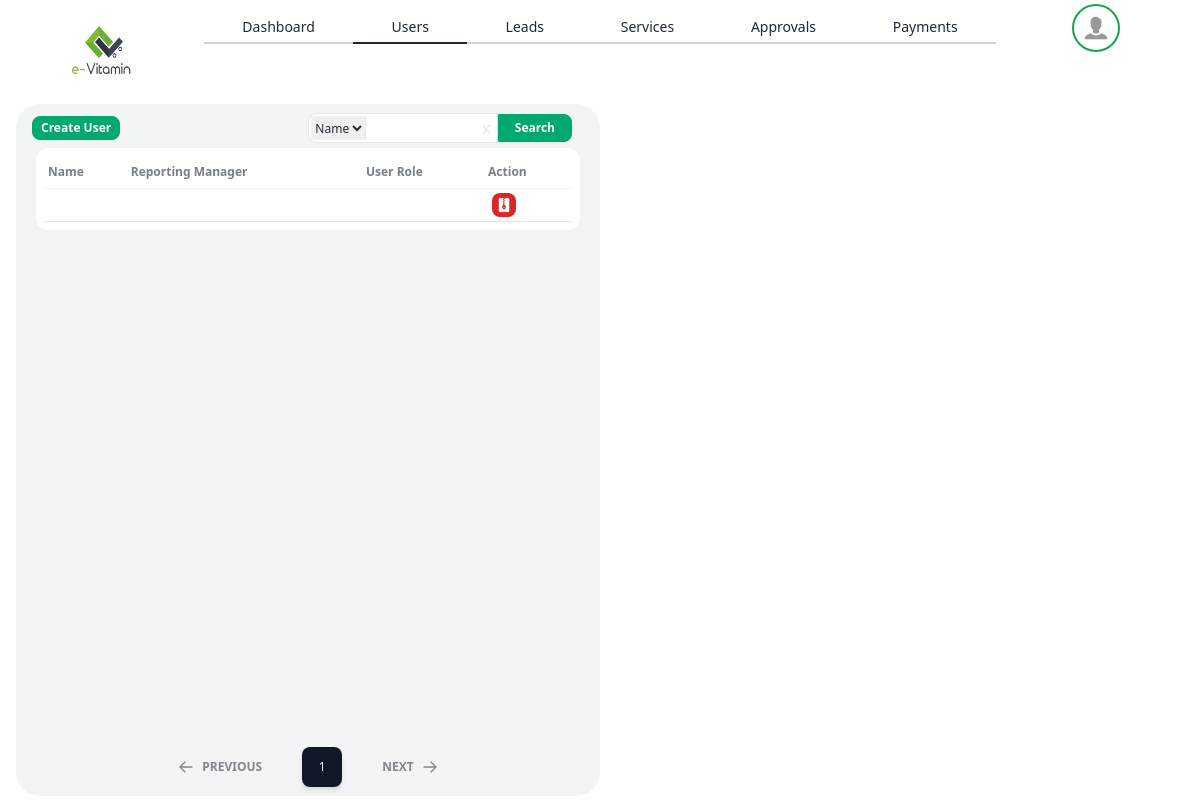
The page /users (signed in) on the database as committed earlier.
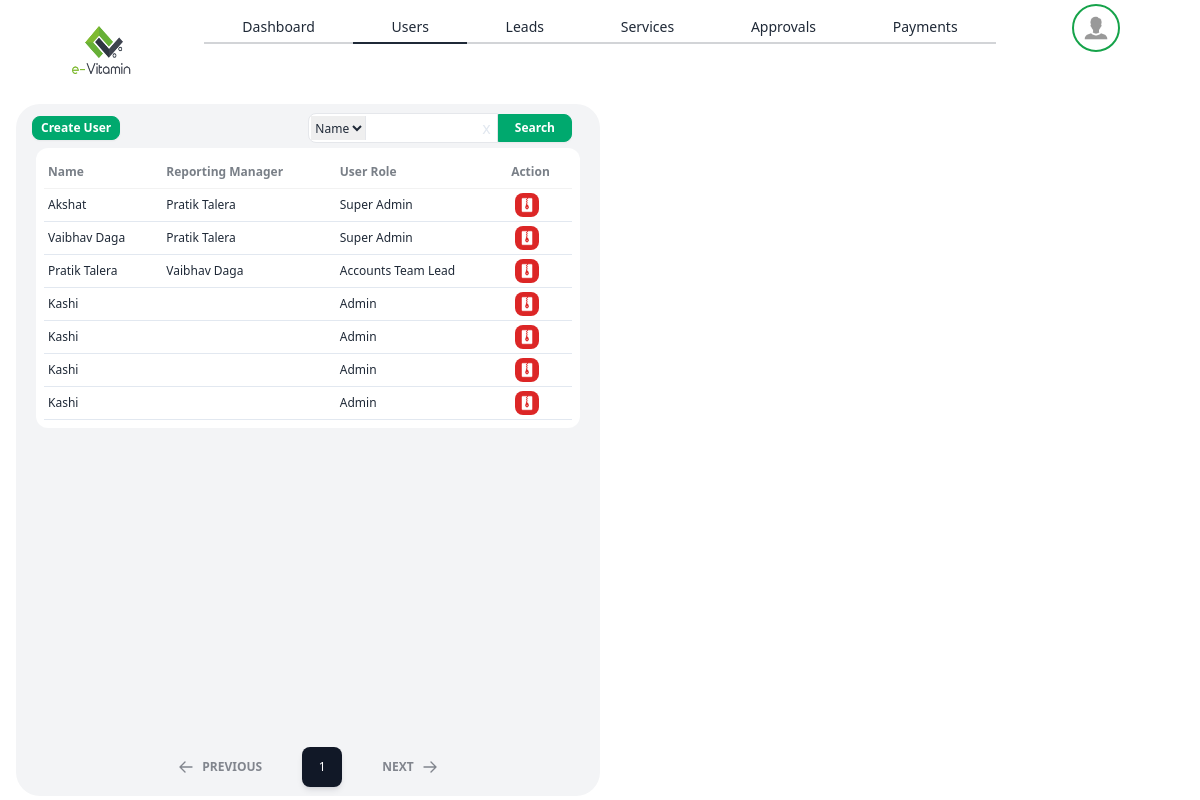
The same page on the database as committed later.
### account/models.py (models this page shows, shortened)
class UserAccount(AbstractBaseUser):
    email = models.EmailField(max_length = 200 , unique = True)
    name = models.CharField(max_length=100, null=False)
    user_role = models.ManyToManyField(UserRole)
    is_superuser = models.BooleanField(default=False)
    is_admin = models.BooleanField(default = False)
    is_staff = models.BooleanField(default = True)
    is_first_login = models.BooleanField(default = True)
    employee_status = models.ForeignKey(EmployeeStatus , on_delete=models.CASCADE, default=1)
    reporting_manager = models.ForeignKey("self", related_name = 'team_leaders_of' , on_delete=models.CASCADE, null=True, blank=True)
    program = models.ManyToManyField("leads.program")
    mobile_number = models.CharField(max_length=15, blank=True, default='')
    created_at = models.DateTimeField(auto_now_add=True)
    updated_at = models.DateTimeField(auto_now=True)
    created_by = models.ForeignKey('self', related_name = 'creator_of', on_delete=models.CASCADE, null=True, blank=True)
    user_token = models.CharField(max_length=300, blank=True, default=generate_random_code())
    employee_leaves = models.ManyToManyField(EmployeeLeaves, related_name='user_accounts')
    visibility = models.BooleanField(default=True)
    objects = UserAccountManager()
    USERNAME_FIELD = 'email'

class UserRole(models.Model):
    title = models.CharField(max_length=100, blank=True, default='')

### pages/views.py (the view, shortened to what this page needs)
# urls.py: path('users', usersFun, name='users'),
@login_required(login_url='/login')
def usersFun(request):
    if request.GET.get('page'):
        page = request.GET.get('page')
    else:
        page=1
        type='active'
    if request.GET.get('type'):
        type = request.GET.get('type')
    else:
        type='active'
    if request.user.user_role.filter(title='super_admin').exists() or request.user.user_role.filter(title='admin') or request.user.is_admin :
        if type == 'active':
            users = UserAccount.objects.filter(visibility=True)
        elif type == 'archive' :
            users = UserAccount.objects.filter(visibility=False)
        p = Paginator(users, 20)
        data = p.page(page)
        user_role = UserRole.objects.all()
        employee_status = EmployeeStatus.objects.all()
        lead_filter_tabs = [ 'all', 'yet_to_contact', 'pitch_in_progress', 'follow_up', 'payment_pending', 'validation_pending', 'assign_associate_pending', 'not_interested', 'dead_lead', 'subscription_started'  ]
        segment_data = Segment.objects.filter(visibility=True)
        service_data = Service.objects.filter(visibility=True)
        marketplace_data = Marketplace.objects.filter(visibility=True)
        program_data = Program.objects.filter(visibility=True)
        return HttpResponse(render(request, 'users.html', context={'data':data, 'program': program_data, 'current_page': page, 'dropdown_data': [{'segment' : segment_data, 'service' : service_data, 'marketplace' : marketplace_data, 'program' : program_data}], 'user_role': user_role, 'employee_status': employee_status,  }))
    else:
        messages.success(request, 'you are not authorized for this action!')
        return HttpResponse(render(request, 'users.html'))

### account/models.py (called while the page is built)
    def __str__(self): return str(self.title)

### pages/templatetags/poll_extras.py (called while the page is built)
def customreplacespace(a, b, *args, **kwargs):
    return a.replace(b,' ')

def role_validity(user,role):
    return user.user_role.filter(title=role).exists()

### pages/templates/users.html (shortened to what this page needs)
{% extends "layout/layout.html" %}
{% block page_body %}
{% load static %}
{% load poll_extras %}
<div class="w-full h-full py-1 px-4 flex">
    <div class="w-1/2 h-full p-1 px-3 rounded-3xl bg-gray-100 ">
        <div class="h-[40px] p-1 flex justify-between">
            <div class="flex justify-center items-center">
                <button class="create_user btn btn-success text-white btn-xs text-xs">Create User</button>
            </div>
            <div class="h-full flex items-center justify-end">
                {% with request.GET.type|default:'active' as parameter_value %}
                    {% if parameter_value == 'active' %}
                        <div class="flex mx-3 items-center">
                            <div class=" border rounded-s-lg p-0.5 flex bg-white">
                                <select class="h-6 user_search_selection border-r text-xs">
                                    <option value="name">Name</option>
                                </select>
                                <input type="text" class="h-6 w-28 user_search outline-none text-xs">
                                <div class="h-6 flex items-center justify-center px-1 cursor-pointer text-slate-200 hover:text-slate-400 clear_button selection-none">x</div>
                            </div>
                            <button class=" user_search_selection_submit rounded-s-none btn btn-success text-white h-6 min-h-7 text-xs">Search</button>
                        </div>
                    {% endif %}
                {% endwith %}
            </div>
        </div>
        <div class="w-full h-[calc(100%-90px)] flex flex-col px-2 rounded-xl">
            <div class="overflow-x-auto bg-white p-2 rounded-xl">
                <table class="table">
                  <thead>
                    <tr>
                      <th class="py-2 px-1 ">Name</th>
                      <th class="py-2 px-1 ">Reporting Manager</th>
                      <th class="py-2 px-1 ">User Role</th>
                      <th class="py-2 px-1 ">Action</th>
                    </tr>
                  </thead>
                  <tbody class="main_table text-xs">
                    {%for d in data%}
                    <tr class="border-b border-slate-200 view_edit cursor-pointer"
                        data-user-id="{{d.id}}"
                        data-name="{{d.name}}"
                        data-email="{{d.email}}"
                        data-mobile-number="{{d.mobile_number}}"
                        data-user-role-id="{{d.user_role.first.id}}"
                        data-user-role="{{d.user_role.first.title}}"
                        data-reporting-manager-id = "{{d.reporting_manager.id}}"
                        data-reporting-manager-name = "{{d.reporting_manager.name}}"
                        {% comment %} data-role-type = "{{d.role_type}}" {% endcomment %}
                        data-employee-status = "{{d.employee_status.id}}" ,
                        {% comment %} program : e.getAttribute('data-program'), {% endcomment %}
                        {% comment %} data-service="[{% for s in d.service.all %}{{s.id}},{% endfor %}]" {% endcomment %}
                        {% comment %} data-marketplace="[{% for s in d.marketplace.all %}{{s.id}},{% endfor %}]" {% endcomment %}
                        {% comment %} data-marketplace="[{% for s in d.marketplace.all %}{{s.id}},{% endfor %}]" {% endcomment %}
                        {% comment %} data-program="[ {% if d.program %}{% for s in d.program.all %}{{s.id}},{% endfor %}{% endif %}]" {% endcomment %}
                        {% comment %} data-sub-program="[{% for s in d.sub_program.all %}{{s.id}},{% endfor %}]" {% endcomment %}>
                        <td class="p-1 capitalize">{{d.name}}</td>
                        <td class="p-1 capitalize">{{d.reporting_manager.name}}</td>
                        <td class="p-1 capitalize"> {% for ur in d.user_role.all %}{{ ur.title|customreplacespace:"_" }}</br>{% endfor %}</td>
                        <td class="p-1">
                            <div class="w-full h-full flex">
                                {% with request.GET.type as parameter_value %}
                                    {% if not parameter_value or parameter_value == 'active' %}
                                        <div data-user-id="{{d.id}}" data-tip="Archive" class='archive_user tooltip-open tool_tip cursor-pointer h-6 w-6 flex justify-center items-center bg-red-600 rounded-lg mx-1 p-1'><img src="{% static "assets/images/action_delete_white.png" %}"></div>
                                    {% elif parameter_value and parameter_value == 'archive' %}
                                        <div data-user-id="{{d.id}}" data-tip="Restore" class='restore_user tooltip-open tool_tip cursor-pointer h-6 w-6 flex justify-center items-center bg-[#5BABE5] rounded-lg mx-1 p-1'><img src="{% static "assets/images/action_restore_white.png" %}"></div>
                                    {% endif %}
                                {% endwith %}
                          </div>
                          </td>
                      </tr>
                    {% endfor %}
                  </tbody>
                </table>
              </div>
        </div>
        <div class="flex justify-center items-center h-[50px]">
            {% if pages != 'no data' %}
                {% include 'layout/pagination.html' with data=data %}
            {% endif %}
        </div>
    </div>
    <div class="w-2/4 h-full p-1 px-3 flex justify-center userFormDv">
    </div>
</div>
{% endblock  %}

### pages/templates/layout/layout.html (shortened to what this page needs)
<!DOCTYPE html>
<html lang="en">
<head>
    <script src="https://cdn.tailwindcss.com"></script>
    <link href="https://cdn.jsdelivr.net/npm/daisyui@4.11.1/dist/full.min.css" rel="stylesheet" type="text/css" />
    {% load static %}
    {% load poll_extras %}
</head>
<body class="w-screen h-screen bg-white max-w-full">
    <div class="w-full h-full">
        <header class="h-[100px] w-full p-1 flex">
            <div class='logo h-full w-[200px] p-1 flex justify-center items-center'>
                <img class="w-16 h-12" src="{% static "assets/images/evitaminlogo.png" %}">
            </div>
            <nav class=" w-[calc(100%-200px)] h-full flex">
                <div class="w-[calc(100%-200px)] h-full">
                    <div role="tablist" class="tabs tabs-bordered h-10">
                        <a href="/dashboard" role="tab" class="navlinks tab {% if request.META.PATH_INFO == '/dashboard' or request.META.PATH_INFO == '/'  %}tab-active{% endif %}">Dashboard</a>
                        {% if request.user|role_validity:'super_admin' or request.user|role_validity:'admin' or request.user.is_admin %}
                            <a href="/users" trole="tab" class="navlinks tab {% if request.META.PATH_INFO == '/users' %}tab-active{% endif %}">Users</a>
                        {% endif %}
                        {% if request.user|role_validity:'super_admin' or request.user|role_validity:'admin' or request.user|role_validity:'business_development_associate' or request.user|role_validity:'business_development_team_lead' or request.user.is_admin %}
                            <a href="/leads" trole="tab" class="navlinks tab {% if request.META.PATH_INFO == '/leads' %}tab-active{% endif %}">Leads</a>
                        {% endif %}
                        {% if request.user|role_validity:'super_admin' or request.user.is_admin %}
                            <a href="/services" role="tab" class="navlinks tab {% if request.META.PATH_INFO == '/services' %}tab-active{% endif %}">Services</a>
                        {% endif %}
                        {% if request.user|role_validity:'super_admin' or request.user|role_validity:'business_development_team_lead' or request.user.is_admin %}
                            <a href="/approval" role="tab" class="navlinks tab {% if request.META.PATH_INFO == '/approval' %}tab-active{% endif %}">Approvals</a>
                        {% endif %}
                        {% if request.user|role_validity:'accounts_team_lead' or request.user|role_validity:'accounts_associate' or request.user.is_admin %}
                            <a href="/payments" role="tab" class="navlinks tab {% if request.META.PATH_INFO == '/payments' %}tab-active{% endif %}">Payments</a>
                        {% endif %}
                    </div>
                    <div class="bg-white w-full h-[calc(100%-2.5rem)]">
                    </div>
                </div>
                <div class="w-[200px] h-full flex justify-center">
                    <div class="relative setting_btn w-12 h-12 border-2 border-green-600 rounded-full p-2 cursor-pointer hover:shadow-2xl">
                        <img class="w-full h-full" src="{% static "assets/images/user_logo_gray.png" %}">
            </nav>
        </header>
        <div class="w-full h-[calc(100%-100px)] ">
            {% block page_body %}{% endblock  %}
        </div>
    </div>
</body>
</html>

### pages/templates/layout/pagination.html (shortened to what this page needs)
{% if data != 'no data' %}
  {% with request.GET|length as dict_length %}
    <div class="w-full flex justify-center">
      <div class="flex items-center gap-4">
          <button {% if not data.has_previous %} disabled {% endif %}
            class="flex items-center gap-2 px-6 py-3 font-sans text-xs font-bold text-center text-gray-900 uppercase align-middle transition-all rounded-lg select-none hover:bg-gray-900/10 active:bg-gray-900/20 disabled:pointer-events-none disabled:opacity-50 disabled:shadow-none"
            type="button">
            <svg xmlns="http://www.w3.org/2000/svg" fill="none" viewBox="0 0 24 24" stroke-width="2" stroke="currentColor"
              aria-hidden="true" class="w-4 h-4">
              <path stroke-linecap="round" stroke-linejoin="round" d="M10.5 19.5L3 12m0 0l7.5-7.5M3 12h18"></path>
              </svg>
              Previous
              </button>{% if data.has_previous %}</a>{% endif %}
          <div class="flex items-center gap-2">
              <a href="?page={{ current_page }}{% if dict_length > 0%}{% for k,v in request.GET.items %}{% if k != 'page' %}&{{k}}={{v}}{% endif %}{% endfor %}{% endif %}"><button class="relative h-10 max-h-[40px] w-10 max-w-[40px] select-none rounded-lg bg-gray-900 text-center align-middle font-sans text-xs font-medium uppercase text-white shadow-md shadow-gray-900/10 transition-all hover:shadow-lg hover:shadow-gray-900/20 focus:opacity-[0.85] focus:shadow-none active:opacity-[0.85] active:shadow-none disabled:pointer-events-none disabled:opacity-50 disabled:shadow-none"
              type="button">
              <span class="absolute transform -translate-x-1/2 -translate-y-1/2 top-1/2 left-1/2">
                  {{ current_page }}
              </span>
              </button></a>
          </div>
          <button {% if not data.has_next %} disabled {% endif %}
            class="flex items-center gap-2 px-6 py-3 font-sans text-xs font-bold text-center text-gray-900 uppercase align-middle transition-all rounded-lg select-none hover:bg-gray-900/10 active:bg-gray-900/20 disabled:pointer-events-none disabled:opacity-50 disabled:shadow-none"
            type="button">
            Next
            <svg xmlns="http://www.w3.org/2000/svg" fill="none" viewBox="0 0 24 24" stroke-width="2" stroke="currentColor"
              aria-hidden="true" class="w-4 h-4">
              <path stroke-linecap="round" stroke-linejoin="round" d="M13.5 4.5L21 12m0 0l-7.5 7.5M21 12H3"></path>
            </svg>
              </button>{% if data.has_next %}</a>{% endif %}
      </div>
    </div>
  {% endwith %}
{% endif %}

Rows that differ between the two databases and show on the page:
changed UserAccount: name (not shown) → "Akshat"; reporting_manager.name (not shown) → "Pratik Talera"
added UserRole: title|customreplacespace "Super Admin"
added UserAccount: name "Vaibhav Daga", reporting_manager.name "Pratik Talera"
added UserAccount: name "Pratik Talera", reporting_manager.name "Vaibhav Daga"
added UserRole: title|customreplacespace "Accounts Team Lead", shown under "Pratik Talera"
added UserAccount: name "Kashi"
added UserRole: title|customreplacespace "Admin"
added UserAccount: name "Kashi"
added UserAccount: name "Kashi"
added UserAccount: name "Kashi"
